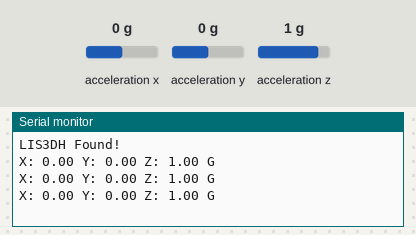
The sketch below on a simulated Arduino Uno, built with avr-gcc and run on an emulated ATmega328P. Shown: the last lines printed to the serial monitor. The inputs (shaded band) are chosen by the test bench; at power-on: acceleration x 0 g, acceleration y 0 g, acceleration z 1 g.

Above: at 1.3 s.
1.4 s: acceleration x set to -1.4 g
At 1.9 s:
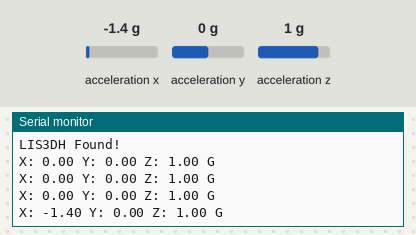
2.9 s: acceleration y set to -1.4 g
At 3.4 s:
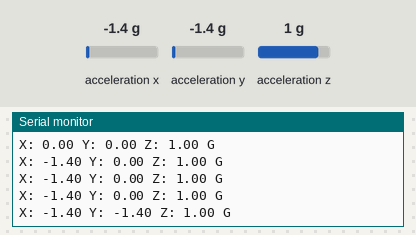
4.4 s: acceleration z set to -1.4 g
At 4.9 s:
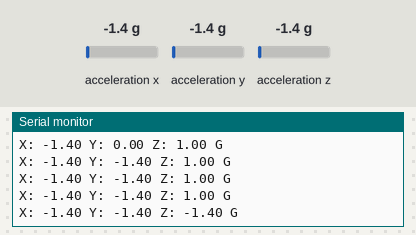

The sketch:

Experiment_no_7.ino
```cpp
#include <Wire.h>
#include <Adafruit_LIS3DH.h>
#include <Adafruit_Sensor.h>

// Initialize LIS3DH using I2C
Adafruit_LIS3DH lis = Adafruit_LIS3DH();

void setup() {
  Serial.begin(9600);

  // Initialize sensor
  if (!lis.begin(0x18)) { // 0x18 is the default I2C address
    Serial.println("LIS3DH not found! Check connections.");
    while (1); // Halt execution
  }

  Serial.println("LIS3DH Found!");

  // Set range: ±2G, ±4G, ±8G, ±16G
  lis.setRange(LIS3DH_RANGE_2_G); // Default is ±2G

  // Set data rate (sampling speed)
  lis.setDataRate(LIS3DH_DATARATE_100_HZ); // 100 Hz
}

void loop() {
  lis.read(); // Read sensor data

  // Get X, Y, Z values in G-force
  Serial.print("X: "); Serial.print(lis.x / 16384.0); // Convert to G
  Serial.print(" Y: "); Serial.print(lis.y / 16384.0);
  Serial.print(" Z: "); Serial.print(lis.z / 16384.0);
  Serial.println(" G");

  delay(500); // Delay for readability
}
```

Measured:
- after the input at 1.4 s, the serial monitor: prints a new line after 0.11 s (image 1)
- after the input at 2.9 s, the serial monitor: prints a new line after 0.11 s (image 2)
- after the input at 4.4 s, the serial monitor: prints a new line after 0.11 s (image 3)
